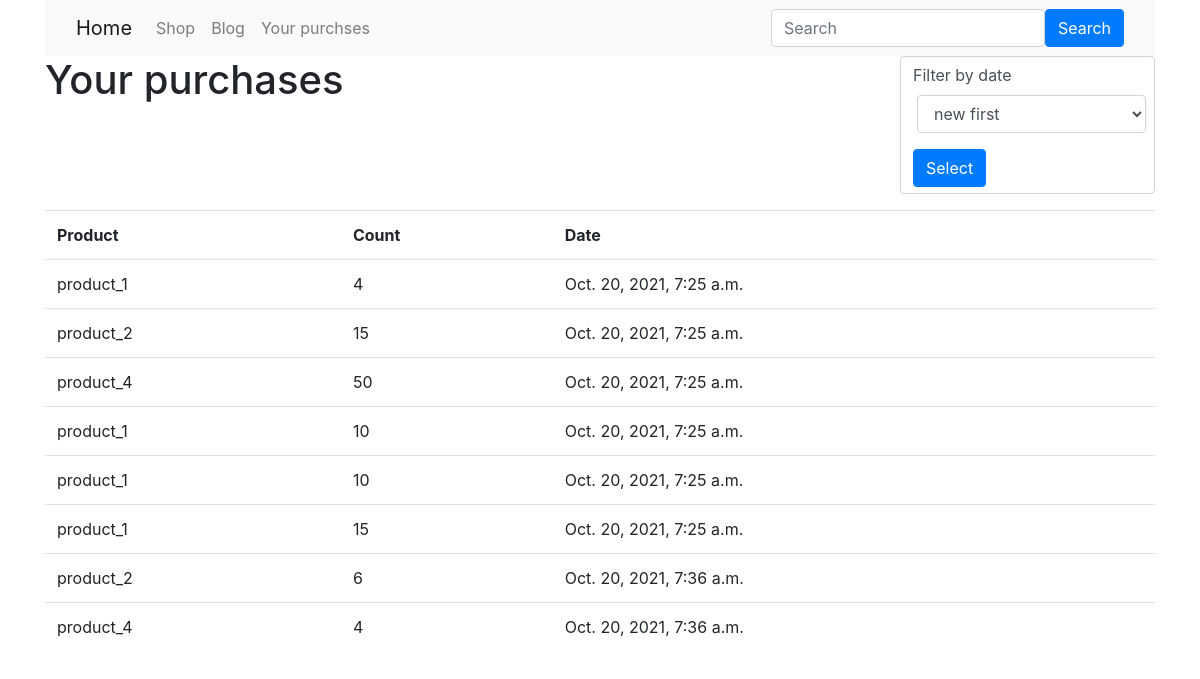
/purchases/ (signed in), run on an earlier commit of the app's database.
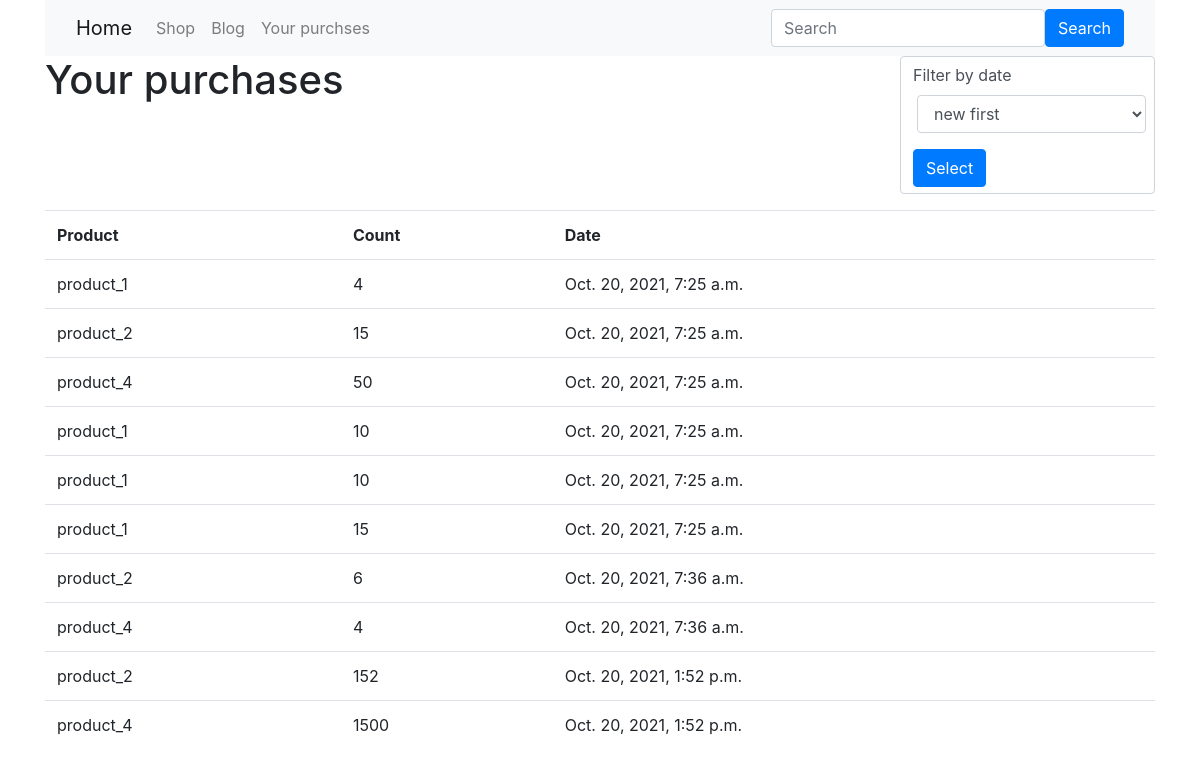
And on a later commit of the database.
### shop/models.py (models this page shows, shortened)
class Purchase(models.Model):
    user = models.ForeignKey(
        settings.AUTH_USER_MODEL, related_name="user_purchases", on_delete=models.CASCADE, blank=True, null=True
    )
    product = models.ForeignKey(
        Product, related_name="purchases", on_delete=models.CASCADE, default=True, blank=True, null=True
    )
    count = models.IntegerField(null=True)
    created_at = models.DateTimeField(auto_now_add=True, db_index=True, blank=True, null=True)
    class Meta:
        verbose_name = "Purchase"
        verbose_name_plural = "Purchases"

class Product(models.Model):
    title = models.CharField(max_length=200, default=True)
    cost = models.IntegerField(null=True)
    photo = models.ImageField(
        upload_to='images/%Y/%m/%d/', null=True)  # /%Y/%m/%d/ - creating dir for each day, when download image
    description = models.TextField(default="")
    status = models.CharField(
        max_length=100, choices=STATUS_CHOICES, default="IN_STOCK"
    )
    favorites = models.ManyToManyField(
        settings.AUTH_USER_MODEL, related_name="favorite_products"
    )
    price_byn = models.PositiveIntegerField(default=0)
    class Meta:
        verbose_name = "Product"
        verbose_name_plural = "Products"
    def __str__(self):
        return f"{self.title}"

### shop/views.py (the view)
# urls.py: path("purchases/", PurchaseView.as_view(), name="purchases"),
class PurchaseView(TemplateView):
    template_name = "product/product_purchases.html"
    def get_context_data(self, **kwargs):
        filter_form = FilterDate(self.request.GET)
        if self.request.user.is_authenticated:
            purchase = Purchase.objects.filter(user=self.request.user)
            if filter_form.is_valid():
                if filter_form.cleaned_data["filter_by_date"] == "NEW_FIRST":
                    purchase = Purchase.objects.filter(user=self.request.user).order_by("-created_at")
            return {"purchases": purchase, "form": filter_form}
        else:
            raise Http404

### shop/forms.py
class FilterDate(forms.Form):
    filter_by_date = forms.ChoiceField(
        choices=(("NEW_FIRST", "new first"), ("OLD_AT_FIRST", "old at first")),
        widget=forms.Select(attrs={"class": "ml-1 mr-3"}),
        required=False,
    )

### templates/product/product_purchases.html (shortened to what this page needs)
{% extends "base.html" %}
{% load static crispy_forms_tags %}
{% block content %}
    <div class="purchases">
    <div class="row">
        <div class="col-9">
      <h1>Your purchases</h1>
            </div>
        <div class="col-3">
            <div class="form-group">
            <form class="form-control">
                {{ form|crispy }}
                <button type="submit" class="btn btn-primary">Select</button>
            </form>
        </div>
        </div>
    </div>
      <table class="table">
        <tr>
          <th>Product</th>
          <th>Count</th>
          <th>Date</th>
        </tr>
        {% for purchase in purchases %}
          <tr>
            <td>{{ purchase.product }}</td>
            <td>{{ purchase.count }}</td>
            <td>{{ purchase.created_at }}</td>
          </tr>
        {% endfor %}
      </table>
    </div>
{% endblock %}

What changed in the data, as far as the page shows it:
added Purchase: product "product_2", count "152", created_at "Oct. 20, 2021, 1:52 p.m."
added Purchase: product "product_4", count "1500", created_at "Oct. 20, 2021, 1:52 p.m."
